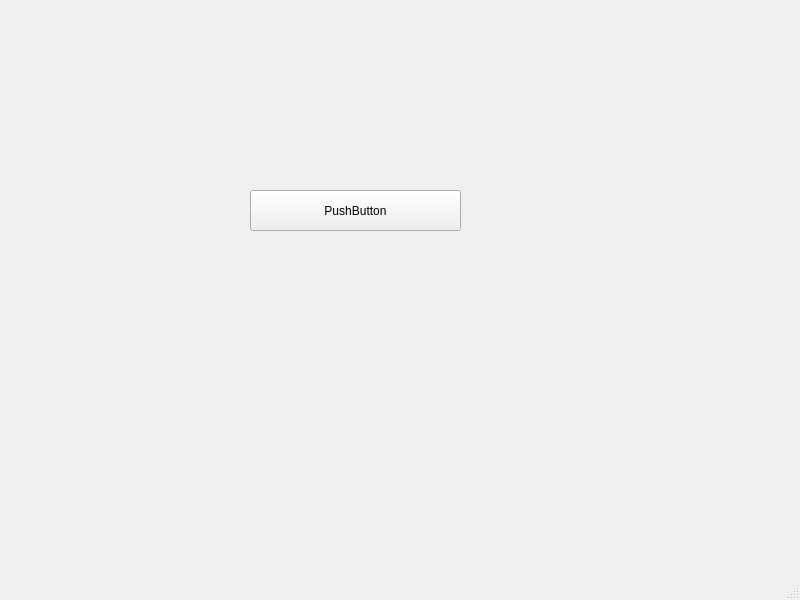
<?xml version="1.0" encoding="UTF-8"?>
<ui version="4.0">
 <class>MainWindow</class>
 <widget class="QMainWindow" name="MainWindow">
  <property name="geometry">
   <rect>
    <x>0</x>
    <y>0</y>
    <width>800</width>
    <height>600</height>
   </rect>
  </property>
  <property name="windowTitle">
   <string>MainWindow</string>
  </property>
  <widget class="QWidget" name="centralwidget">
   <widget class="QLabel" name="label">
    <property name="geometry">
     <rect>
      <x>250</x>
      <y>110</y>
      <width>161</width>
      <height>41</height>
     </rect>
    </property>
    <property name="text">
     <string/>
    </property>
   </widget>
   <widget class="QPushButton" name="pushButton">
    <property name="geometry">
     <rect>
      <x>250</x>
      <y>190</y>
      <width>211</width>
      <height>41</height>
     </rect>
    </property>
    <property name="text">
     <string>PushButton</string>
    </property>
   </widget>
  </widget>
  <widget class="QMenuBar" name="menubar">
   <property name="geometry">
    <rect>
     <x>0</x>
     <y>0</y>
     <width>800</width>
     <height>21</height>
    </rect>
   </property>
  </widget>
  <widget class="QStatusBar" name="statusbar"/>
 </widget>
 <resources/>
 <connections/>
</ui>
